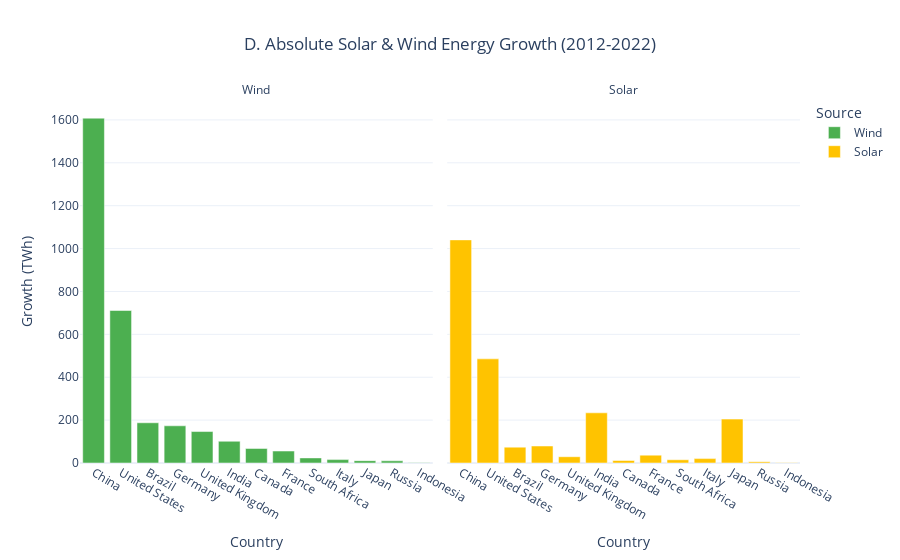

Notebook source saved alongside this figure:
### Code cell
# --- D. Absolute Solar & Wind Energy Growth (2012-2022) ---
print("\n\n--- D. Absolute Solar & Wind Energy Growth (2012-2022) ---")
# Include Indonesia in the RE Growth comparison
df_growth = df_clean[(df_clean['year'] == 2012) | (df_clean['year'] == df_clean['year'].max())].copy()
df_pivot = df_growth.pivot_table(index=['country', 'Group'], columns='year', values=['solar_consumption', 'wind_consumption']).reset_index()
df_pivot.columns = ['_'.join(map(str, col)).strip('_') if col[1] != '' else col[0] for col in df_pivot.columns.values]

latest_year = df_clean['year'].max()
df_pivot['Solar_Growth_TWh'] = df_pivot[f'solar_consumption_{latest_year}'] - df_pivot['solar_consumption_2012']
df_pivot['Wind_Growth_TWh'] = df_pivot[f'wind_consumption_{latest_year}'] - df_pivot['wind_consumption_2012']

df_growth_melt = df_pivot.melt(id_vars=['country', 'Group'], value_vars=['Solar_Growth_TWh', 'Wind_Growth_TWh'], var_name='Source', value_name='Growth_TWh')
df_growth_melt['Source'] = df_growth_melt['Source'].str.replace('_Growth_TWh', '')

fig3 = px.bar(
    df_growth_melt.sort_values(['Growth_TWh'], ascending=False),
    x='country',
    y='Growth_TWh',
    color='Source',
    facet_col='Source',
    title=f'D. Absolute Solar & Wind Energy Growth (2012-{latest_year})',
    labels={'Growth_TWh': 'Consumption Growth (TWh)', 'country': 'Country'},
    color_discrete_map={'Solar': '#FFC300', 'Wind': '#4CAF50'}
)
fig3.update_layout(title_x=0.5, yaxis_title="Growth (TWh)")
fig3.for_each_annotation(lambda a: a.update(text=a.text.split("=")[-1]))
display(fig3)
print("Insight: China (BRICS) is the unchallenged global leader in new absolute Renewable Energy capacity. Indonesia's growth, while present, needs significant acceleration to reach the scale of its BRICS peers.")

### Figure 1 — Plotly figure (JSON) as saved in the notebook; plotly's stock layout.template omitted (floating-point values rounded to 4 significant figures)
{"data": [{"hovertemplate": "Source=Wind<br>Country=%{x}<br>Consumption Growth (TWh)=%{y}<extra></extra>", "legendgroup": "Wind", "marker": {"color": "#4CAF50", "pattern": {"shape": ""}}, "name": "Wind", "orientation": "v", "showlegend": true, "textposition": "auto", "type": "bar", "x": ["China", "United States", "Brazil", "Germany", "United Kingdom", "India", "Canada", "France", "South Africa", "Italy", "Japan", "Russia", "Indonesia"], "xaxis": "x", "y": [1608.0, 711.2, 187.6, 173.5, 146.7, 101.4, 67.84, 55.76, 23.74, 15.8, 10.95, 10.31, 0.863], "yaxis": "y"}, {"hovertemplate": "Source=Solar<br>Country=%{x}<br>Consumption Growth (TWh)=%{y}<extra></extra>", "legendgroup": "Solar", "marker": {"color": "#FFC300", "pattern": {"shape": ""}}, "name": "Solar", "orientation": "v", "showlegend": true, "textposition": "auto", "type": "bar", "x": ["China", "United States", "India", "Japan", "Germany", "Brazil", "France", "United Kingdom", "Italy", "South Africa", "Canada", "Russia", "Indonesia"], "xaxis": "x2", "y": [1041.0, 485.7, 234.0, 204.8, 79.24, 74.02, 36.69, 29.29, 20.48, 15.01, 11.83, 5.882, 1.082], "yaxis": "y2"}], "layout": {"annotations": [{"font": {}, "showarrow": false, "text": "Wind", "x": 0.245, "xanchor": "center", "xref": "paper", "y": 1, "yanchor": "bottom", "yref": "paper"}, {"font": {}, "showarrow": false, "text": "Solar", "x": 0.755, "xanchor": "center", "xref": "paper", "y": 1, "yanchor": "bottom", "yref": "paper"}], "barmode": "relative", "legend": {"title": {"text": "Source"}, "tracegroupgap": 0}, "title": {"text": "D. Absolute Solar & Wind Energy Growth (2012-2022)", "x": 0.5}, "xaxis": {"anchor": "y", "domain": [0, 0.49], "title": {"text": "Country"}}, "xaxis2": {"anchor": "y2", "domain": [0.51, 1], "matches": "x", "title": {"text": "Country"}}, "yaxis": {"anchor": "x", "domain": [0, 1], "title": {"text": "Growth (TWh)"}}, "yaxis2": {"anchor": "x2", "domain": [0, 1], "matches": "y", "showticklabels": false}}}
